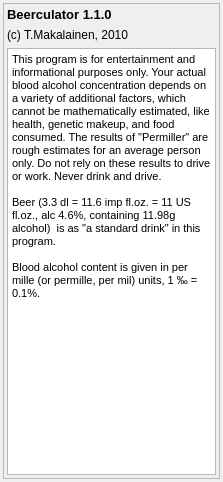
          <widget class="QWidget" name="scrollAreaWidgetContents_6">
           <property name="geometry">
            <rect>
             <x>0</x>
             <y>0</y>
             <width>223</width>
             <height>482</height>
            </rect>
           </property>
           <layout class="QGridLayout" name="gridLayout_9">
            <property name="margin">
             <number>3</number>
            </property>
            <item row="0" column="0">
             <widget class="QFrame" name="frame_9">
              <property name="frameShape">
               <enum>QFrame::StyledPanel</enum>
              </property>
              <property name="frameShadow">
               <enum>QFrame::Raised</enum>
              </property>
              <layout class="QGridLayout" name="gridLayout_16">
               <property name="margin">
                <number>3</number>
               </property>
               <item row="0" column="0">
                <widget class="QLabel" name="label_27">
                 <property name="font">
                  <font>
                   <pointsize>10</pointsize>
                   <weight>75</weight>
                   <bold>true</bold>
                  </font>
                 </property>
                 <property name="text">
                  <string>Beerculator 1.1.0</string>
                 </property>
                </widget>
               </item>
               <item row="1" column="0">
                <widget class="QLabel" name="label_28">
                 <property name="text">
                  <string>(c) T.Makalainen, 2010</string>
                 </property>
                </widget>
               </item>
               <item row="2" column="0">
                <widget class="QTextBrowser" name="textBrowser_2">
                 <property name="html">
                  <string>&lt;!DOCTYPE HTML PUBLIC &quot;-//W3C//DTD HTML 4.0//EN&quot; &quot;http://www.w3.org/TR/REC-html40/strict.dtd&quot;&gt;
&lt;html&gt;&lt;head&gt;&lt;meta name=&quot;qrichtext&quot; content=&quot;1&quot; /&gt;&lt;style type=&quot;text/css&quot;&gt;
p, li { white-space: pre-wrap; }
&lt;/style&gt;&lt;/head&gt;&lt;body style=&quot; font-family:'MS Shell Dlg 2'; font-size:8.25pt; font-weight:400; font-style:normal;&quot;&gt;
&lt;p style=&quot; margin-top:0px; margin-bottom:0px; margin-left:0px; margin-right:0px; -qt-block-indent:0; text-indent:0px;&quot;&gt;&lt;span style=&quot; font-size:8pt;&quot;&gt;This program is for entertainment and informational purposes only. Your actual blood alcohol concentration depends on a variety of additional factors, which cannot be mathematically estimated, like health, genetic makeup, and food consumed. The results of &amp;quot;Permiller&amp;quot; are rough estimates for an average person only. Do not rely on these results to drive or work. Never drink and drive.&lt;/span&gt;&lt;/p&gt;
&lt;p style=&quot;-qt-paragraph-type:empty; margin-top:0px; margin-bottom:0px; margin-left:0px; margin-right:0px; -qt-block-indent:0; text-indent:0px; font-size:8pt;&quot;&gt;&lt;/p&gt;
&lt;p style=&quot; margin-top:0px; margin-bottom:0px; margin-left:0px; margin-right:0px; -qt-block-indent:0; text-indent:0px;&quot;&gt;&lt;span style=&quot; font-size:8pt;&quot;&gt;Beer (3.3 dl = 11.6 imp fl.oz. = 11 US fl.oz., alc 4.6%, containing 11.98g alcohol)  is as &amp;quot;a standard drink&amp;quot; in this program.&lt;/span&gt;&lt;/p&gt;
&lt;p style=&quot;-qt-paragraph-type:empty; margin-top:0px; margin-bottom:0px; margin-left:0px; margin-right:0px; -qt-block-indent:0; text-indent:0px; font-size:8pt;&quot;&gt;&lt;/p&gt;
&lt;p style=&quot; margin-top:0px; margin-bottom:0px; margin-left:0px; margin-right:0px; -qt-block-indent:0; text-indent:0px;&quot;&gt;&lt;span style=&quot; font-size:8pt;&quot;&gt;Blood alcohol content is given in per mille (or permille, per mil) units, 1 ‰ = 0.1%.&lt;/span&gt;&lt;/p&gt;&lt;/body&gt;&lt;/html&gt;</string>
                 </property>
                 <property name="textInteractionFlags">
                  <set>Qt::NoTextInteraction</set>
                 </property>
                </widget>
               </item>
              </layout>
             </widget>
            </item>
           </layout>
          </widget>
